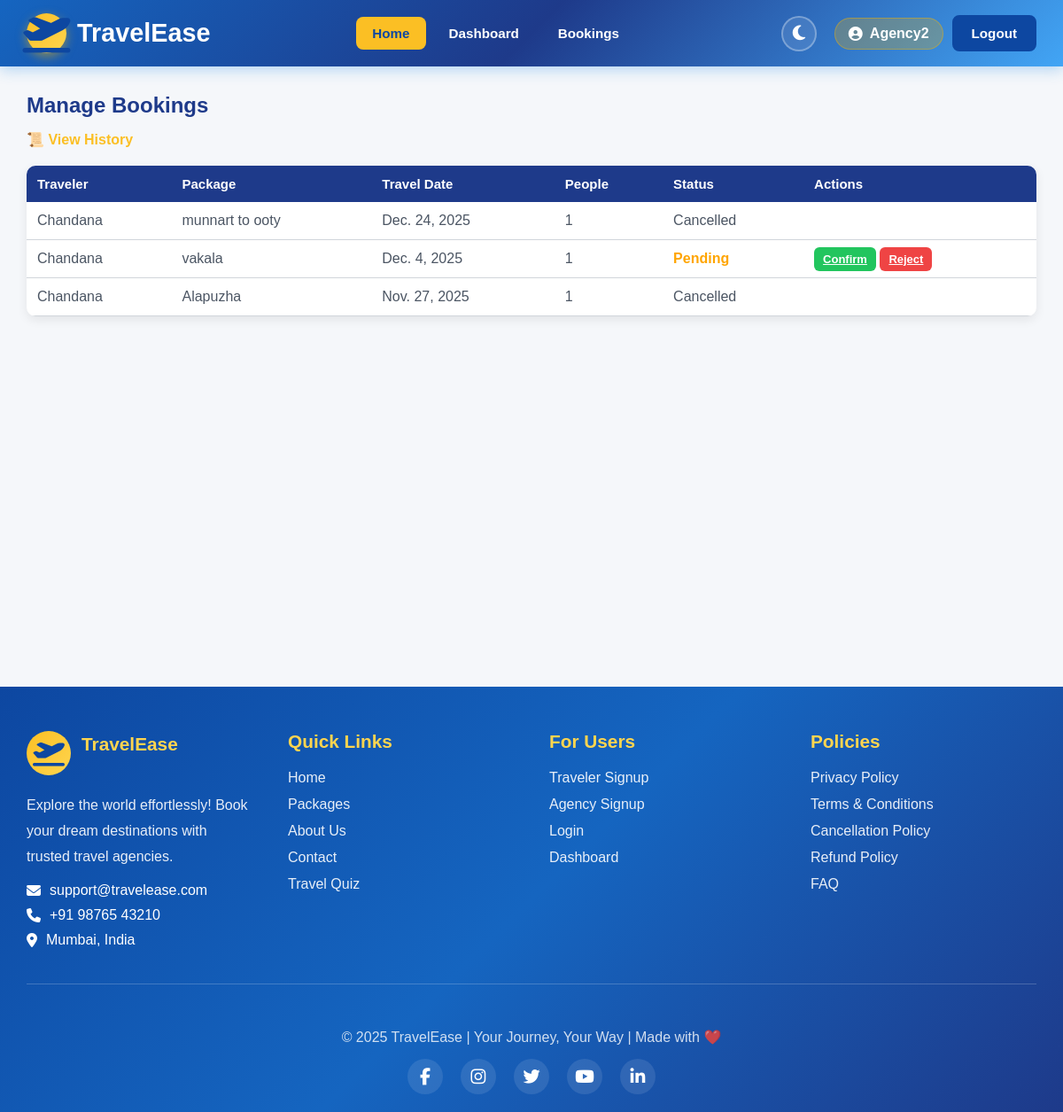
The app's page /agency/bookings/ (signed in) with its own data.
### travelers/models.py (models this page shows, shortened)
class User(AbstractUser):
    USER_TYPE_CHOICES = (
        ('traveler', 'Traveler'),
        ('agency', 'Agency'),
        ('app_admin', 'App Admin'),
    )
    user_type = models.CharField(max_length=20, choices=USER_TYPE_CHOICES, default='traveler')
    is_traveler = models.BooleanField(default=False)
    is_agency = models.BooleanField(default=False)
    is_app_admin = models.BooleanField(default=False)

### agency/models.py (models this page shows, shortened)
class Booking(models.Model):
    traveler = models.ForeignKey(settings.AUTH_USER_MODEL, on_delete=models.CASCADE)
    package = models.ForeignKey(Travelpackage, on_delete=models.CASCADE)
    booking_date = models.DateTimeField(auto_now_add=True)
    travel_date = models.DateField(default=timezone.now)
    number_of_people = models.PositiveIntegerField(default=1)
    rejected_at = models.DateTimeField(null=True, blank=True)
    completed_at = models.DateTimeField(null=True, blank=True)
    status = models.CharField(max_length=20, choices=[
        ('Pending', 'Pending'),
        ('Confirmed', 'Confirmed'),
        ('Rejected', 'Rejected'),
        ('Paid', 'Paid'),
        ('Checked-In', 'Checked-In'),
        ('Completed', 'Completed'),
    ], default='Pending')
    razorpay_order_id = models.CharField(max_length=255, blank=True, null=True)

class Travelpackage(models.Model):
    agency = models.ForeignKey(AgencyProfile, on_delete=models.CASCADE, related_name='packages')
    destination = models.ForeignKey(Destination, on_delete=models.CASCADE, related_name='packages')
    package_name = models.CharField(max_length=150)
    price = models.DecimalField(max_digits=10, decimal_places=2)
    duration = models.CharField(max_length=50, help_text="e.g. 5 Days / 4 Nights")
    description = models.TextField()
    image = models.ImageField(upload_to='packages/', blank=True, null=True)
    created_at = models.DateTimeField(default=timezone.now)
    people_count=models.PositiveIntegerField(default=1)
    package_type = models.CharField(max_length=20, choices=PACKAGE_TYPES, null=True, blank=True)
    climate = models.CharField(max_length=50, blank=True, null=True)  # e.g. 'cold', 'warm', 'tropical'
    activity_type = models.CharField(max_length=50, blank=True, null=True)  # e.g. 'adventure', 'relaxation'

### agency/views.py (the view)
# urls.py: path('bookings/', views.manage_bookings, name='manage_bookings'),
@login_required
def manage_bookings(request):
    agency = AgencyProfile.objects.get(user=request.user)
    bookings = Booking.objects.filter(
        package__agency=agency,
    ).exclude(status__in=['Completed', 'Rejected'])
    return render(request, 'agency/manage_bookings.html', {'bookings': bookings})

### templates/agency/manage_bookings.html (shortened to what this page needs)
{% extends 'base.html' %}
{% block content %}
<h2 class="page-title">Manage Bookings</h2>
<div class="history-link">
    <a href="{% url 'agency_history' %}">📜 View History</a>
</div>
{% if bookings %}
<table class="booking-table">
    <tr>
        <th>Traveler</th>
        <th>Package</th>
        <th>Travel Date</th>
        <th>People</th>
        <th>Status</th>
        <th>Actions</th>
    </tr>
    {% for booking in bookings %}
    <tr>
        <td>{{ booking.traveler.username }}</td>
        <td>{{ booking.package.package_name }}</td>
        <td>{{ booking.travel_date }}</td>
        <td>{{ booking.number_of_people }}</td>
        <td>
            {% if booking.status == "Paid" %}
                <span class="status-paid">Paid</span><br>
                <a href="{% url 'view_receipt' booking.id %}" class="chat-link">View Receipt</a> |
                <a href="{% url 'download_receipt' booking.id %}" class="chat-link" target="_blank">Download</a>
            {% elif booking.status == "Pending" %}
                <span class="status-pending">Pending</span>
            {% elif booking.status == "Confirmed" %}
                <span class="status-confirmed">Confirmed</span>
            {% elif booking.status == "Completed" %}
                ✔ Completed
            {% else %}
                {{ booking.status }}
            {% endif %}
        </td>
        <td>
            {% if booking.status == 'Pending' %}
                <a href="{% url 'update_booking_status' booking.id 'confirm' %}" class="btn-small btn-green">Confirm</a>
                <a href="{% url 'update_booking_status' booking.id 'reject' %}" class="btn-small btn-red">Reject</a>
            {% elif booking.status == 'Confirmed' %}
                <em style="color:var(--gray-text);">Awaiting Payment</em> |
                <a href="{% url 'chat' booking.id %}" class="chat-link">💬 Chat</a>
            {% elif booking.status == 'Paid' %}
                <strong style="color:green;">💰 Payment Received</strong> |
                <a href="{% url 'chat' booking.id %}" class="chat-link">💬 Chat</a>
            {% elif booking.status == 'Checked-In' %}
                <form action="{% url 'mark_completed' booking.id %}" method="POST">
                    {% csrf_token %}
                    <button class="btn-small btn-green">Mark Completed</button>
                </form>
            {% elif booking.status == 'Completed' %}
                ✔ Trip Completed
            {% endif %}
        </td>
    </tr>
    {% endfor %}
</table>
{% else %}
<p>No bookings yet.</p>
{% endif %}
{% endblock %}

### templates/base.html (shortened to what this page needs)
<!DOCTYPE html>
<html lang="en">
<head>
    <link rel="stylesheet" href="https://cdnjs.cloudflare.com/ajax/libs/font-awesome/6.5.0/css/all.min.css">
</head>
<body>
    <nav>
        <div class="nav-container">
            <a href="{% url 'home' %}" class="nav-brand">
                <div class="logo-icon">
                    <i class="fas fa-plane-departure"></i>
                </div>
                <span>TravelEase</span>
            </a>
            <ul class="nav-menu" id="navMenu">
                <li><a href="{% url 'home' %}" class="active">Home</a></li>
                {% if user.is_authenticated %}
                    {% if user.is_traveler %}
                        <li><a href="{% url 'traveler_dashboard' %}">Dashboard</a></li>
                        <li><a href="{% url 'view_packages' %}">Packages</a></li>
                        <li><a href="{% url 'traveler_bookings' %}">My Bookings</a></li>
                        <li><a href="{% url 'travel_quiz' %}">Travel Quiz</a></li>
                    {% elif user.is_agency %}
                        <li><a href="{% url 'agency_dashboard' %}">Dashboard</a></li>
                        <li><a href="{% url 'manage_bookings' %}">Bookings</a></li>
                    {% elif user.user_type == 'app_admin' %}
                        <li><a href="{% url 'app_admin_dashboard' %}">Admin Panel</a></li>
                    {% endif %}
                {% else %}
                    <li><a href="{% url 'view_packages' %}">Packages</a></li>
                    <li><a href="{% url 'travel_quiz' %}">Travel Quiz</a></li>
                {% endif %}
            </ul>
            <div class="user-section">
                <button class="theme-toggle" onclick="toggleTheme()" title="Toggle Dark/Light Mode" aria-label="Toggle theme">
                    <i class="fas fa-moon" id="themeIcon"></i>
                </button>
                {% if user.is_authenticated %}
                    <span class="user-name">
                        <i class="fas fa-user-circle"></i>
                        {{ user.username }}
                    </span>
                    <a href="{% url 'logout' %}" class="btn-auth btn-logout">Logout</a>
                {% endif %}
            </div>
        </div>
    </nav>
    <main id="main-content">
        {% block content %}{% endblock %}
    </main>
    <footer>
        <div class="footer-container">
            <div class="footer-content">
                <div class="footer-section">
                    <div class="footer-brand">
                        <div class="footer-logo">
                            <i class="fas fa-plane-departure"></i>
                        </div>
                        <h3>TravelEase</h3>
                    </div>
                    <p>Explore the world effortlessly! Book your dream destinations with trusted travel agencies.</p>
                    <div class="contact-info">
                        <span><i class="fas fa-envelope"></i> support@travelease.com</span>
                        <span><i class="fas fa-phone"></i> +91 98765 43210</span>
                        <span><i class="fas fa-map-marker-alt"></i> Mumbai, India</span>
                    </div>
                </div>
                <div class="footer-section">
                    <h4>Quick Links</h4>
                    <ul>
                        <li><a href="{% url 'home' %}">Home</a></li>
                        <li><a href="{% url 'view_packages' %}">Packages</a></li>
                        <li><a href="#">About Us</a></li>
                        <li><a href="#">Contact</a></li>
                        <li><a href="{% url 'travel_quiz' %}">Travel Quiz</a></li>
                    </ul>
                </div>
                <div class="footer-section">
                    <h4>For Users</h4>
                    <ul>
                        <li><a href="{% url 'register_traveler' %}">Traveler Signup</a></li>
                        <li><a href="{% url 'register_agency' %}">Agency Signup</a></li>
                        <li><a href="{% url 'login' %}">Login</a></li>
                        {% if user.is_authenticated %}
                            {% if user.is_traveler %}
                                <li><a href="{% url 'traveler_dashboard' %}">Dashboard</a></li>
                            {% elif user.is_agency %}
                                <li><a href="{% url 'agency_dashboard' %}">Dashboard</a></li>
                            {% endif %}
                        {% endif %}
                    </ul>
                </div>
                <div class="footer-section">
                    <h4>Policies</h4>
                    <ul>
                        <li><a href="#">Privacy Policy</a></li>
                        <li><a href="#">Terms & Conditions</a></li>
                        <li><a href="#">Cancellation Policy</a></li>
                        <li><a href="#">Refund Policy</a></li>
                        <li><a href="#">FAQ</a></li>
                    </ul>
                </div>
            </div>
            <hr class="footer-divider">
            <div class="footer-bottom">
                <p>© 2025 TravelEase | Your Journey, Your Way | Made with ❤️</p>
                <div class="social-links">
                    <a href="#" title="Facebook"><i class="fab fa-facebook-f"></i></a>
                    <a href="#" title="Instagram"><i class="fab fa-instagram"></i></a>
                    <a href="#" title="Twitter"><i class="fab fa-twitter"></i></a>
                    <a href="#" title="YouTube"><i class="fab fa-youtube"></i></a>
                    <a href="#" title="LinkedIn"><i class="fab fa-linkedin-in"></i></a>
                </div>
            </div>
        </div>
    </footer>
</body>
</html>

### templates/agency/manage_bookings.html (style rules this page uses)
:root { --blue: #1E3A8A; --gold: #FBBF24; --white: #FFFFFF; --light-blue: #F0F4FF; --border: #D1D5DB; --gray-text: #4B5563; }
.page-title { color: var(--blue); font-weight: 700; margin-bottom: 15px; }
.history-link a { color: var(--gold); font-size: 16px; text-decoration: none; font-weight: 600; }
.booking-table { width: 100%; border-collapse: collapse; margin-top: 20px; background: var(--white); border-radius: 10px; overflow: hidden; box-shadow: 0 4px 12px rgba(0,0,0,0.08); }
.booking-table th { background: var(--blue); padding: 12px; color: var(--white); font-weight: 600; text-align: left; font-size: 15px; }
.booking-table td { padding: 12px; border-bottom: 1px solid var(--border); color: var(--gray-text); }
.status-pending { color: orange; font-weight: 600; }
.btn-small { padding: 6px 10px; border-radius: 6px; font-size: 13px; cursor: pointer; border: none; font-weight: 600; }
.btn-green { background: #22C55E; color: var(--white); }
.btn-red { background: #EF4444; color: var(--white); }

### records on screen
User: username "Agency2"
Booking: traveler.username "Chandana", package.package_name "munnart to ooty", travel_date "Dec. 24, 2025", number_of_people "1", status "Cancelled"
Booking: traveler.username "Chandana", package.package_name "vakala", travel_date "Dec. 4, 2025", number_of_people "1", status "Pending"
Booking: traveler.username "Chandana", package.package_name "Alapuzha", travel_date "Nov. 27, 2025", number_of_people "1", status "Cancelled"
